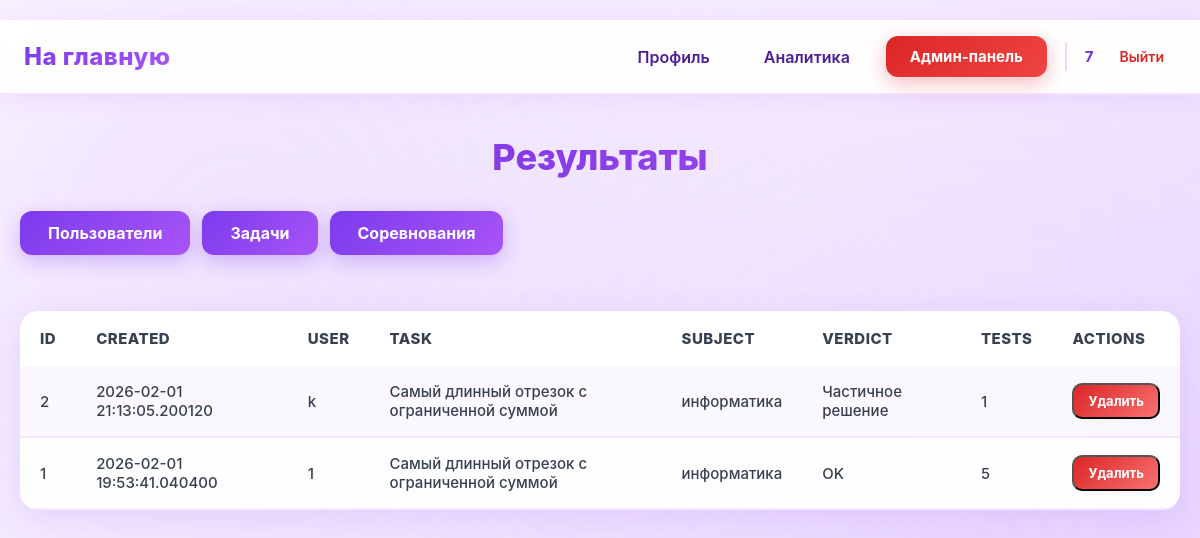
The app's page /admin/results (signed in), older data.
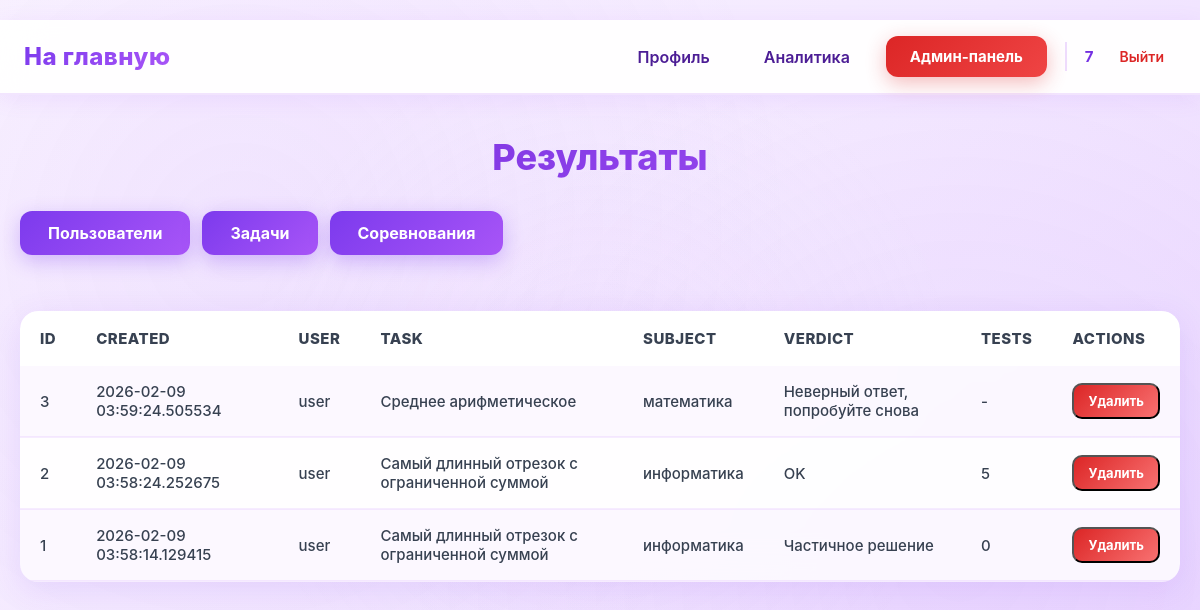
The same page, newer data.
### data/submissions.py (models this page shows)
class Submissions(SqlAlchemyBase):
    __tablename__ = 'submissions'
    id = sqlalchemy.Column(sqlalchemy.Integer,
                           primary_key=True, autoincrement=True)
    user_id = sqlalchemy.Column(sqlalchemy.Integer,
                                sqlalchemy.ForeignKey("users.id"))
    task_id = sqlalchemy.Column(sqlalchemy.Integer,
                                sqlalchemy.ForeignKey("tasks.id"))
    total_tests = sqlalchemy.Column(sqlalchemy.Integer, nullable=True)
    verdict = sqlalchemy.Column(sqlalchemy.Text, nullable=True)
    created_at = sqlalchemy.Column(sqlalchemy.DateTime,
                                     default=datetime.datetime.now)
    tasks = orm.relationship('Tasks', back_populates="submissions")
    user = orm.relationship("User", back_populates="submissions")

### data/users.py (models this page shows, shortened)
class User(SqlAlchemyBase, UserMixin):
    __tablename__ = 'users'
    id = sqlalchemy.Column(sqlalchemy.Integer,
                           primary_key=True, autoincrement=True)
    name = sqlalchemy.Column(sqlalchemy.String, nullable=True)
    email = sqlalchemy.Column(sqlalchemy.String,
                              index=True, unique=True, nullable=True)
    hashed_password = sqlalchemy.Column(sqlalchemy.String, nullable=True)
    elo_rating = sqlalchemy.Column(sqlalchemy.Float, default=1000)
    admin = sqlalchemy.Column(sqlalchemy.Boolean, default=0)
    ban = sqlalchemy.Column(sqlalchemy.Boolean, default=0)
    created_date = sqlalchemy.Column(sqlalchemy.DateTime,
                                     default=datetime.datetime.now)
    submissions = orm.relationship("Submissions", back_populates="user")

### data/tasks.py (models this page shows)
class Tasks(SqlAlchemyBase):
    __tablename__ = 'tasks'
    id = sqlalchemy.Column(sqlalchemy.Integer,
                           primary_key=True, autoincrement=True)
    subject = sqlalchemy.Column(sqlalchemy.Text, nullable=True)
    title = sqlalchemy.Column(sqlalchemy.Text, nullable=True)
    statement = sqlalchemy.Column(sqlalchemy.Text, nullable=True)
    input_format = sqlalchemy.Column(sqlalchemy.Text, nullable=True)
    output_format = sqlalchemy.Column(sqlalchemy.Text, nullable=True)
    memory_limit = sqlalchemy.Column(sqlalchemy.Integer, nullable=True)
    time_limit = sqlalchemy.Column(sqlalchemy.Integer, nullable=True)
    difficulty = sqlalchemy.Column(sqlalchemy.Text, nullable=True)
    created_at = sqlalchemy.Column(sqlalchemy.DateTime,
                                     default=datetime.datetime.now)
    task_tests = orm.relationship("TaskTest", back_populates='tasks')
    submissions = orm.relationship("Submissions", back_populates="tasks")
    theme = sqlalchemy.Column(sqlalchemy.Text, nullable=True)

### main.py (the view, shortened to what this page needs)
@app.route('/admin/results', methods=["GET", "POST"])
@login_required
@admin_required
@user_ban
def admin_results():
    subject = session.get('subject')
    db_sess = db_session.create_session()
    message = None
    user_id = request.args.get("user_id", "").strip()
    task_id = request.args.get("task_id", "").strip()
    verdict = request.args.get("verdict", "").strip()
    limit_raw = request.args.get("limit", "").strip()
    query = db_sess.query(Submissions).order_by(Submissions.created_at.desc())
    if user_id.isdigit():
        query = query.filter(Submissions.user_id == int(user_id))
    if task_id.isdigit():
        query = query.filter(Submissions.task_id == int(task_id))
    if verdict:
        query = query.filter(Submissions.verdict == verdict)
    limit = 200
    if limit_raw.isdigit():
        limit = min(int(limit_raw), 1000)
    submissions = query.limit(limit).all()
    return render_template(
        "admin_results.html",
        subject=subject,
        submissions=submissions,
        message=message,
        user_id=user_id,
        task_id=task_id,
        verdict=verdict,
        limit=limit
    )

### data/db_session.py (called while the page is built)
def create_session() -> Session:
    global __factory
    return __factory()

### main.py (called while the page is built)
@login_manager.user_loader
def load_user(user_id):
    db_sess = db_session.create_session()
    return db_sess.get(User, user_id)

def admin_required(func):
    @wraps(func)
    def wrapper(*args, **kwargs):
        if not current_user.admin:
            abort(403)
        return func(*args, **kwargs)
    return wrapper

def user_ban(func):
    @wraps(func)
    def wrapper(*args, **kwargs):
        if current_user.ban:
            abort(403)
        return func(*args, **kwargs)
    return wrapper

### templates/admin_results.html (shortened to what this page needs)
{% extends "base.html" %}
{% block styles %}
<link rel="stylesheet" href="{{ url_for('static', filename='admin_first.css') }}">
<link rel="stylesheet" href="{{ url_for('static', filename='admin_results.css') }}">
{% endblock %}
{% block content %}
<h1>Результаты</h1>
<div class="admin-actions">
    <a class="btn btn-task" href="/admin">Пользователи</a>
    <a class="btn btn-task" href="/admin/task_list">Задачи</a>
    <a class="btn btn-task" href="/admin/competitions">Соревнования</a>
</div>
<div class="table-container">
    <table>
        <tr>
            <td>id</td>
            <td>created</td>
            <td>user</td>
            <td>task</td>
            <td>subject</td>
            <td>verdict</td>
            <td>tests</td>
            <td>actions</td>
        </tr>
        {% for s in submissions %}
        <tr>
            <td>{{ s.id }}</td>
            <td>{{ s.created_at }}</td>
            <td>{{ s.user.name if s.user else ("#" ~ s.user_id) }}</td>
            <td>{{ s.tasks.title if s.tasks else ("#" ~ s.task_id) }}</td>
            <td>{{ s.tasks.subject if s.tasks else "-" }}</td>
            <td>{{ s.verdict or "-" }}</td>
            <td>{{ s.total_tests if s.total_tests is not none else "-" }}</td>
            <td>
                <form method="post" class="inline-form">
                    <button type="submit" class="btn btn-small btn-danger">Удалить</button>
                </form>
            </td>
        </tr>
        {% endfor %}
    </table>
</div>
{% endblock %}

Row changes from the older to the newer data that the page shows:
added Submissions: id "3", created_at "2026-02-09 03:59:24.505534", user "user", tasks "Среднее арифметическое", tasks "математика", verdict "Неверный ответ, попробуйте снова", total_tests "-"
changed Submissions id 2: created_at "2026-02-01 21:13:05.200120" → "2026-02-09 03:58:24.252675"; user "k" → "user"; verdict "Частичное решение" → "OK"; total_tests "1" → "5"
changed Submissions id 1: created_at "2026-02-01 19:53:41.040400" → "2026-02-09 03:58:14.129415"; user "1" → "user"; verdict "OK" → "Частичное решение"; total_tests "5" → "0"
